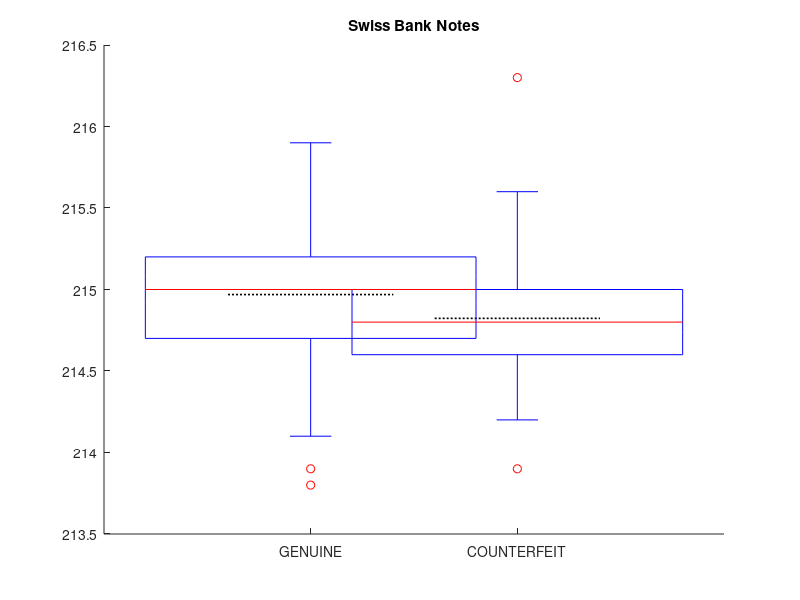

The MATLAB source for this figure:
% ---------------------------------------------------------------------
% Book:         MVA
% ---------------------------------------------------------------------
% Quantlet:     MVAboxbank1
% ---------------------------------------------------------------------
% Description:  MVAboxbank1 computes Boxplots for the length (Variable 1) 
%               of the genuine and forged banknotes from bank2.dat, 
%               respectively.
% ---------------------------------------------------------------------
% Usage:        MVAboxbank1
% ---------------------------------------------------------------------
% Inputs:       none
% ---------------------------------------------------------------------
% Output:       Boxplots for the length (Variable 1) of the genuine and
%               forged banknotes from bank2.dat, respectively.
% ---------------------------------------------------------------------
% Example:     
% ---------------------------------------------------------------------
% Author:       Wolfgang Haerdle, Vladimir Georgescu, Jorge Patron, 
%               Song Song
% ---------------------------------------------------------------------

 x=load('bank2.dat');  
 m1=mean(x(1:100,1))
 m2=mean(x(101:200,1))
 hold on
 line([0.6 1.4],[m1 m1],'Color','k','LineStyle',':','LineWidth',1.2)
 line([1.6 2.4],[m2 m2],'Color','k','LineStyle',':','LineWidth',1.2)
 boxplot([x(1:100,1) x(101:200,1)],'Symbol','o','labels',{'GENUINE','COUNTERFEIT'},'widths',0.8)
 title('Swiss Bank Notes')
 hold off          
 
